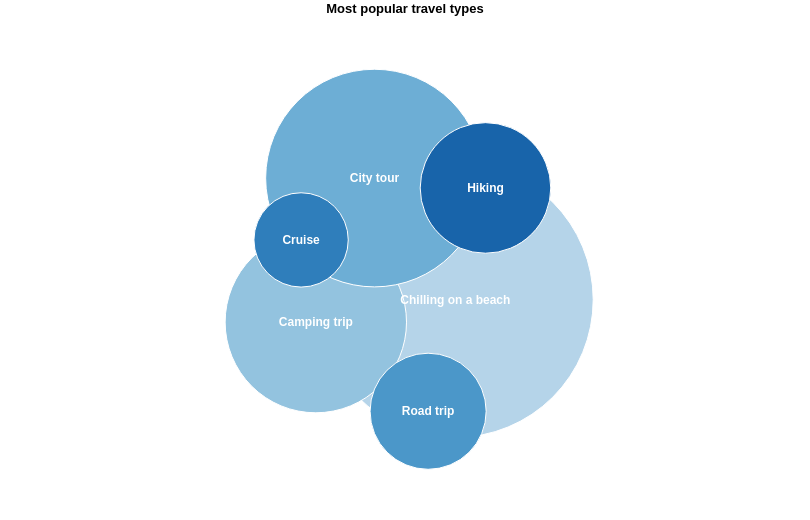

Express this chart as Vega-Lite.
### Vega specification from a JSON file in a GitHub repository (floating-point values rounded to 4 significant figures)
{"$schema": "https://vega.github.io/schema/vega/v5.json", "title": {"text": "Most popular travel types"}, "width": 800, "height": 500, "padding": {"left": 5, "right": 5, "top": 20, "bottom": 0}, "autosize": "none", "signals": [{"name": "cx", "update": "width / 2"}, {"name": "cy", "update": "height / 2"}], "data": [{"name": "table", "values": [{"category": "Chilling on a beach", "popularity": 0.38}, {"category": "Camping trip", "popularity": 0.25}, {"category": "City tour", "popularity": 0.3}, {"category": "Road trip", "popularity": 0.16}, {"category": "Cruise", "popularity": 0.13}, {"category": "Hiking", "popularity": 0.18}]}], "scales": [{"name": "size", "domain": {"data": "table", "field": "popularity"}, "range": [1, 50000]}, {"name": "color", "type": "ordinal", "domain": {"data": "table", "field": "category"}, "range": "ramp"}], "marks": [{"name": "nodes", "type": "symbol", "from": {"data": "table"}, "encode": {"enter": {"fill": {"scale": "color", "field": "category"}, "xfocus": {"signal": "cx"}, "yfocus": {"signal": "cy"}}, "update": {"size": {"signal": "pow(2 * datum.popularity, 2)", "scale": "size"}, "stroke": {"value": "white"}, "strokeWidth": {"value": 1}, "tooltip": {"signal": "datum"}}}, "transform": [{"type": "force", "iterations": 100, "static": false, "forces": [{"force": "collide", "iterations": 2, "radius": {"expr": "sqrt(datum.size) / 2"}}, {"force": "center", "x": {"signal": "cx"}, "y": {"signal": "cy"}}, {"force": "x", "x": "xfocus", "strength": 0.5}, {"force": "y", "y": "yfocus", "strength": 0.6}]}]}, {"type": "text", "from": {"data": "nodes"}, "encode": {"enter": {"align": {"value": "center"}, "baseline": {"value": "middle"}, "fontSize": {"value": 12}, "fontWeight": {"value": "bold"}, "fill": {"value": "white"}, "text": {"field": "datum.category"}}, "update": {"x": {"field": "x"}, "y": {"field": "y"}}}}]}
